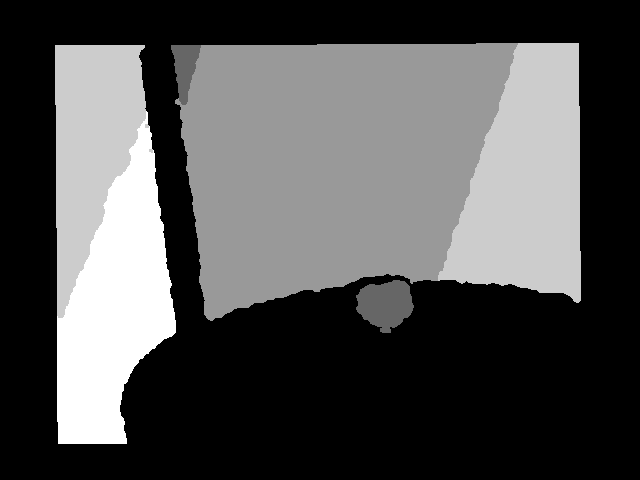
#> input picture sphere/depth.png, 640 x 480 px
$ python getPoint1.py   (older library calls are emulated)
#> lines starting #> are read from the running program, lines starting #| are printed output that depends on the picture
import cv2
import cv2 as cv
import numpy as np
import matplotlib.pyplot as plt

if __name__ == "__main__":
    ## 计算点云
    fx=576.535217
    fy=576.535217
    cx=318.794861
    cy=240.753784

    img_w = 640
    img_h = 480

    cir_x = 384
    cir_y = 302
    cir_c = 29

    depth = cv2.imread("./depth.png", cv2.CV_16UC1)
#> depth is the input picture: shape (480, 640) uint16; min 0, max 1404, mean 459

    np_x = np.array([])
    np_y = np.array([])
    np_z = np.array([])

    file = open("./test.txt", 'a')
    for i in range(img_w):
        for j in range(img_h):
            if pow(i - cir_x,2) + pow(j - cir_y,2) < pow(cir_c,2):
                z = depth[j,i]
                if z > 0 and z < 800:
                    x = (i - cx)*z/fx
                    y = (j - cy)*z/fy
                    str = "{},{},{}\r\n".format(x,y,z)
                    file.write(str)
                    c = 0

                    np_x = np.append(np_x, x)
                    np_y = np.append(np_y, y)
                    np_z = np.append(np_z, z)


    ax = plt.subplot(projection='3d')  # 创建一个三维的绘图工程
    ax.set_title('3d_image_show')  # 设置本图名称
    ax.scatter(np_x, np_y, np_z, c='r')  # 绘制数据点 c: 'r'红色，'y'黄色，等颜色

    ax.set_xlabel('X')  # 设置x坐标轴
    ax.set_ylabel('Y')  # 设置y坐标轴
    ax.set_zlabel('Z')  # 设置z坐标轴

    plt.show()
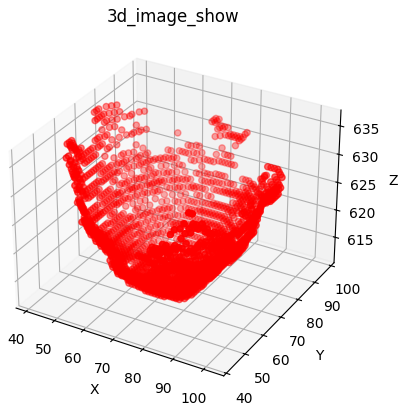
#> figure drawn by matplotlib, 1 panel
